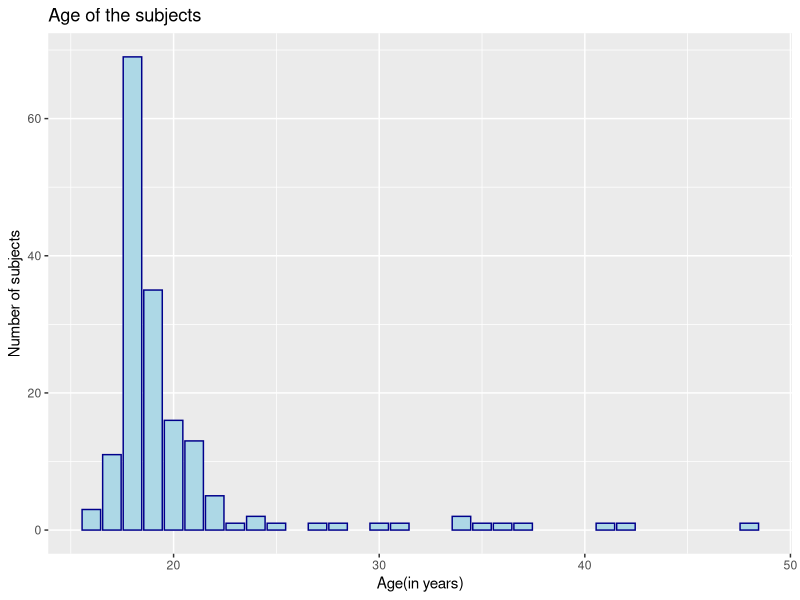
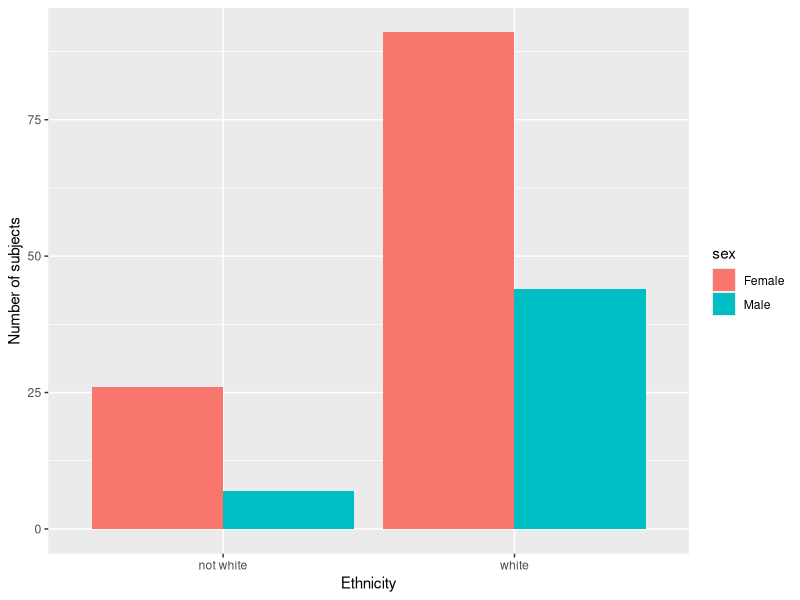

Recreate these plots in R, in order.
## ---- chunk 1
library(tidyverse)
## ---- chunk 2
hiphop <- read_csv(here::here("supporting_artifacts", "files", "hiphop.csv"))
dim(hiphop)
## ---- chunk 3
hiphop_clean <- hiphop |> 
  mutate(across(.cols = c(sex, subj, ethnic),  
                          ~as.factor(.)))
## ---- chunk 4
hiphop |> 
  distinct(word, .keep_all = TRUE) |> 
  count()
## ---- chunk 5
hiphop_clean <- hiphop |> 
  mutate(white = if_else(ethnic  == "white",
                         "white",
                         "not white"))

## ---- chunk 6

hiphop_demographics <- hiphop_clean |>
  distinct(subj, .keep_all = TRUE)

#https://www.geeksforgeeks.org/get-the-summary-of-dataset-in-r-using-dply/
#learned more about the summarize functions' arguments
hiphop_demographics |>  
  select(age, white, sex) |> 
  group_by(white, sex) |> 
  summarize(n(), mean(age), min(age), max(age))
## ---- chunk 7

ggplot(data = hiphop_demographics) +
  geom_bar( mapping = aes(x = age), 
            color = "dark blue", 
            fill="light blue" 
            ) +
  labs( y = "Number of subjects", 
        x = "Age(in years)",
        title = "Age of the subjects")
## ---- chunk 8
#source = https://stackoverflow.com/questions/24895575/ggplot2-bar-plot-with-two-categorical-variables
# learned of the position argument for side-by-side bargraphs

ggplot(data = hiphop_demographics) +
  geom_bar( mapping = aes(x = white,
                          fill = sex), 
            position = "dodge") +
  labs( y = "Number of subjects", 
        x = "Ethnicity")
## ---- chunk 9
under20 <- hiphop_clean |> 
  select(age, word, familiarity)|>
  filter(age<20) |> 
  group_by(word) |>
  summarize(familiarity = mean(familiarity))

under20 |> slice_min(familiarity, n = 1)
## ---- chunk 10
under20 |> slice_max(familiarity, n = 1)
## ---- chunk 11
non_white_women <- hiphop_clean |>
  select(white, sex, word, familiarity) |>
  filter(white =="not white", sex == "Female") |>
  group_by(word) |>
  summarize(familiarity = mean(familiarity))

non_white_women |> slice_max(familiarity, n = 1)

non_white_women |> slice_min(familiarity, n = 1)
## ---- chunk 12
above_30_white_men <- hiphop_clean |>
  select(white, sex, age, word, familiarity) |>
  filter(white == "white", sex == "Male", age > 30) |>
  group_by(word) |>
  summarize(familiarity = mean(familiarity))

above_30_white_men |> slice_max(familiarity, n = 1)

above_30_white_men |> slice_min(familiarity, n = 1)
## ---- chunk 13
hiphop_demographics |>
  filter(white == "white", 
         sex == "Male", 
         16 < age, age < 24, 10000 < city, 
         city< 60000) |> slice_max(bieber, n=1)

